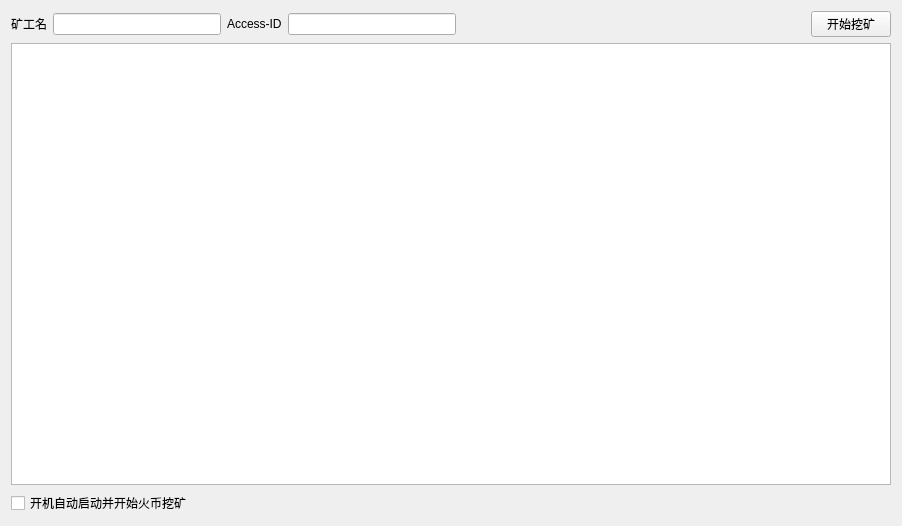
<?xml version="1.0" encoding="UTF-8"?>
<ui version="4.0">
 <class>HuobiPoolMineWidget</class>
 <widget class="QWidget" name="HuobiPoolMineWidget">
  <property name="geometry">
   <rect>
    <x>0</x>
    <y>0</y>
    <width>902</width>
    <height>526</height>
   </rect>
  </property>
  <property name="windowTitle">
   <string>Form</string>
  </property>
  <layout class="QVBoxLayout" name="verticalLayout">
   <item>
    <layout class="QHBoxLayout" name="horizontalLayout_3">
     <item>
      <widget class="QLabel" name="label_2">
       <property name="text">
        <string>矿工名</string>
       </property>
      </widget>
     </item>
     <item>
      <widget class="QLineEdit" name="editMinerName"/>
     </item>
     <item>
      <widget class="QLabel" name="label">
       <property name="text">
        <string>Access-ID</string>
       </property>
      </widget>
     </item>
     <item>
      <widget class="QLineEdit" name="editApiKey"/>
     </item>
     <item>
      <spacer name="horizontalSpacer_5">
       <property name="orientation">
        <enum>Qt::Horizontal</enum>
       </property>
       <property name="sizeHint" stdset="0">
        <size>
         <width>40</width>
         <height>20</height>
        </size>
       </property>
      </spacer>
     </item>
     <item>
      <widget class="QLabel" name="labelStatus">
       <property name="text">
        <string/>
       </property>
      </widget>
     </item>
     <item>
      <spacer name="horizontalSpacer_6">
       <property name="orientation">
        <enum>Qt::Horizontal</enum>
       </property>
       <property name="sizeHint" stdset="0">
        <size>
         <width>40</width>
         <height>20</height>
        </size>
       </property>
      </spacer>
     </item>
     <item>
      <widget class="QPushButton" name="buttonStart">
       <property name="text">
        <string>开始挖矿</string>
       </property>
      </widget>
     </item>
    </layout>
   </item>
   <item>
    <widget class="QTextEdit" name="textEditLog"/>
   </item>
   <item>
    <layout class="QHBoxLayout" name="horizontalLayout">
     <item>
      <widget class="QCheckBox" name="checkBoxAutoStart">
       <property name="text">
        <string>开机自动启动并开始火币挖矿</string>
       </property>
      </widget>
     </item>
     <item>
      <spacer name="horizontalSpacer">
       <property name="orientation">
        <enum>Qt::Horizontal</enum>
       </property>
       <property name="sizeHint" stdset="0">
        <size>
         <width>40</width>
         <height>20</height>
        </size>
       </property>
      </spacer>
     </item>
    </layout>
   </item>
  </layout>
 </widget>
 <resources/>
 <connections/>
</ui>
